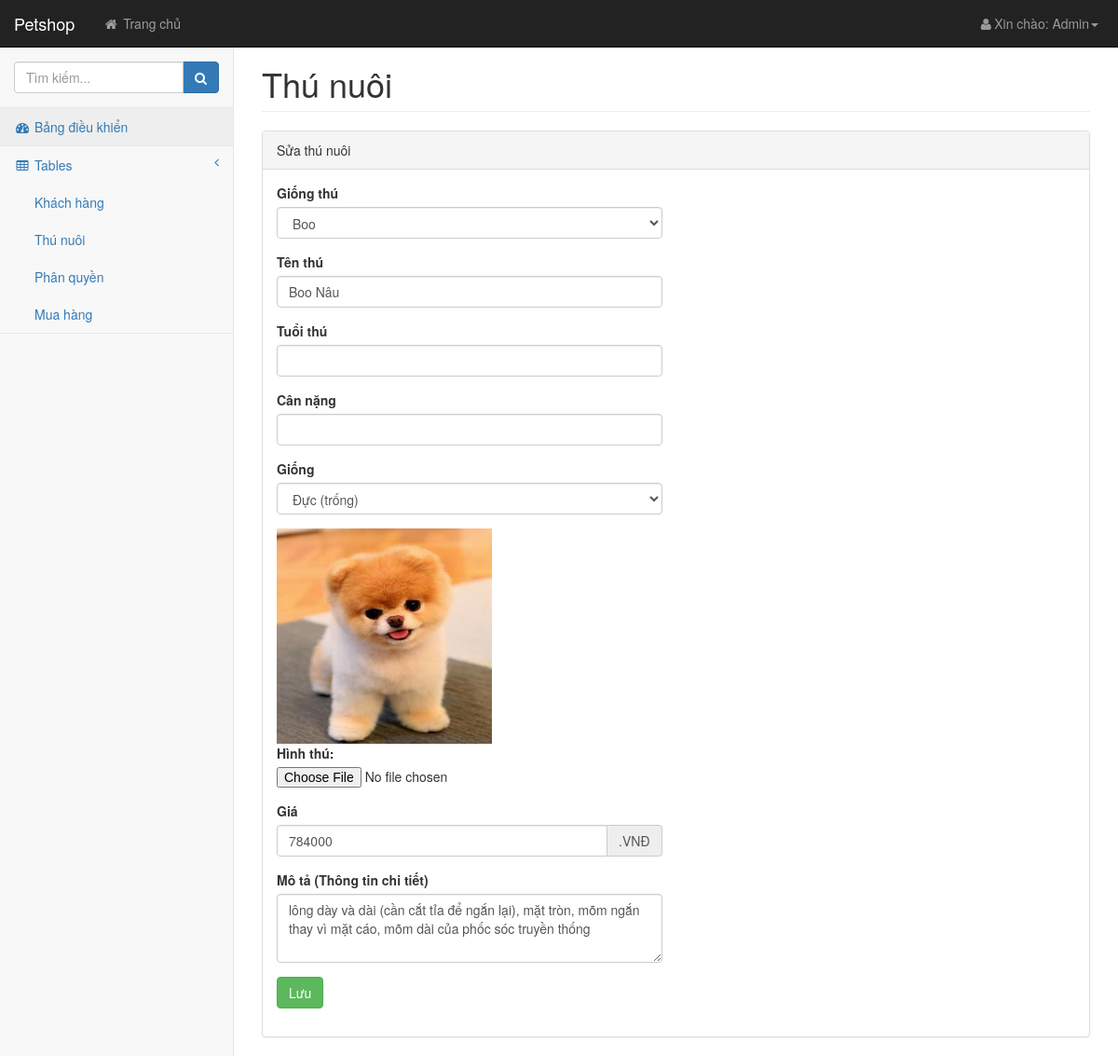
The page /admin/trang/index.php?mod=suaThuNuoi&&idThu=1 (signed in) on the database its author committed.
### tables this page shows
CREATE TABLE `thunuoi` (
  `idThu` int(10) NOT NULL,
  `idLoai` varchar(10) NOT NULL,
  `tenThu` varchar(50) NOT NULL,
  `tuoiThu` varchar(10) NOT NULL,
  `canNangThu` varchar(10) NOT NULL,
  `gioiTinhThu` varchar(10) NOT NULL,
  `hinhThu` varchar(30) DEFAULT NULL,
  `giaThu` float NOT NULL,
  `moTaThuNuoi` varchar(10000) NOT NULL
);

CREATE TABLE `loai` (
  `idLoai` varchar(10) NOT NULL,
  `idCL` varchar(10) NOT NULL,
  `tenLoai` varchar(50) NOT NULL
);

### hamXuLy.php (called while the page is built, shortened)
<?php
    function getAdmin($link,$Email){
        $sql = "select * from admin where Email = '$Email'";
        $result = mysqli_query($link,$sql);
        $row = mysqli_fetch_array($result);
        return $row;
    }
?>

### admin/trang/suaThuNuoi.php (the view, shortened to what this page needs)
<div class="row">
    <div class="col-lg-12">
        <h1 class="page-header">Thú nuôi</h1>
    </div>
</div>
<?php include '../../connected.php';
if(isset($_GET['idThu'])) {$idThu = $_GET['idThu'];}
    $sql = "select * from thunuoi where idThu = '{$idThu}'";
    $result = mysqli_query($link,$sql);
    $rowThu = mysqli_fetch_array($result);
?>
<div class="row">
    <div class="col-lg-12">
        <div class="panel panel-default">
            <div class="panel-heading">
                Sửa thú nuôi
            </div>
            <div class="panel-body">
                <div class="row">
                    <div class="col-lg-6">
                        <form method="post" name="form2" action="" enctype="multipart/form-data">
                            <label>Giống thú</label>
                            <div class="form-group">
                                <select class="form-control" name="cmbLoai">
                                    <?php
                                    $loai = "select * from loai";
                                    $kq = mysqli_query($link,$loai);
                                    while ($row = mysqli_fetch_array($kq)){?>
                                        <option value="<?php echo $row['idLoai'];?>" <?php if(isset($_GET['idThu'])&&$rowThu['idLoai']==$row['idLoai']){echo 'selected';}?>><?php echo $row['tenLoai'];?></option>
                                    <?php }?>
                                </select>
                            </div>
                            <div class="form-group">
                                <label>Tên thú</label>
                                <input type="text" class="form-control" name="tenThu" value="<?php echo $rowThu['tenThu'];?>">
                            </div>
                            <div class="form-group">
                                <label>Tuổi thú</label>
                                <input type="text" class="form-control" name="tuoiThu">
                            </div>
                            <div class="form-group">
                                <label>Cân nặng</label>
                                <input type="text" class="form-control" name="canNang">
                            </div>
                            <div class="form-group">
                                <label>Giống</label>
                                <select class="form-control" name="cmbGiong">
                                    <option value="Đực" selected>Đực (trống)</option>
                                </select>
                            </div>
                            <div class="form-group">
                                <div id="hinhThuBox">
                                    <img id="hinhThu" src="../../images/thunuoi/<?php echo $rowThu['hinhThu'];?>" width="231px" height="231px">
                                </div>
                                <div class="form-group">
                                    <label>Hình thú:</label>
                                    <input type="file" name="file" id="file">
                                </div>
                            </div>
                            <label>Giá</label>
                            <div class="form-group input-group">
                                <input type="text" class="form-control " name="giaThu" value="<?php echo $rowThu['giaThu'];?>">
                                <span class="input-group-addon">.VNĐ</span>
                            </div>
                            <div class="form-group">
                                <label>Mô tả (Thông tin chi tiết)</label>
                                <textarea class="form-control" rows="3" name="motaThu"><?php echo $rowThu['moTaThuNuoi'];?></textarea>
                            </div>
                            <div class="form-group">
                                <button type="submit" class="btn btn-success" name="btnThemThu" id="btnThemThu">Lưu</button>
                            </div>
                        </form>
                    </div>
                </div>
            </div>
        </div>
    </div>
</div>

### admin/trang/header.php (shortened to what this page needs)
<?php session_start();
include '../../connected.php';
include '../../hamXuLy.php';
if(isset($_SESSION['usernameAD'])){
    $Email = $_SESSION['usernameAD'];
}
else{
    header('location: login.php');
}?>
    <div class="navbar-header">
        <a class="navbar-brand" href="index.php">Petshop</a>
    </div>
    <ul class="nav navbar-nav navbar-left navbar-top-links">
        <li><a href="../../index.php"><i class="fa fa-home fa-fw"></i> Trang chủ</a></li>
    </ul>
    <?php $admin = getAdmin($link,$Email); ?>
    <ul class="nav navbar-right navbar-top-links">
        <li class="dropdown">
            <a class="dropdown-toggle" data-toggle="dropdown" href="#">
                <i class="fa fa-user fa-fw"></i>Xin chào: <?php echo $admin['Hoten'];?><b class="caret"></b>
            </a>
        </li>
    </ul>

### admin/css/startmin.css (style rules this page uses)
body { background-color: #f8f8f8; }
.navbar-header { float: left; }
.navbar-left { float: left; }
.navbar-right { text-align: right; }
.navbar-top-links { margin: 0; }
.navbar-top-links li { display: inline-block; }
.navbar-top-links li:last-child { margin-right: 6px; }
.navbar-top-links li a { padding: 15px; min-height: 50px; }
.navbar-top-links>li>a { color: #999; }

### rows shown on the page
thunuoi: cmbLoai "Boo", tenThu "Boo Nâu", hinhThu (picture), giaThu "784000", motaThu "lông dày và dài (cần cắt tỉa để ngắn lại), mặt tròn, mõm ngắn thay vì mặt cáo, mõm dài của phốc sóc truyền thống"

### other values the page prints
$admin['Hoten'] "Admin"
